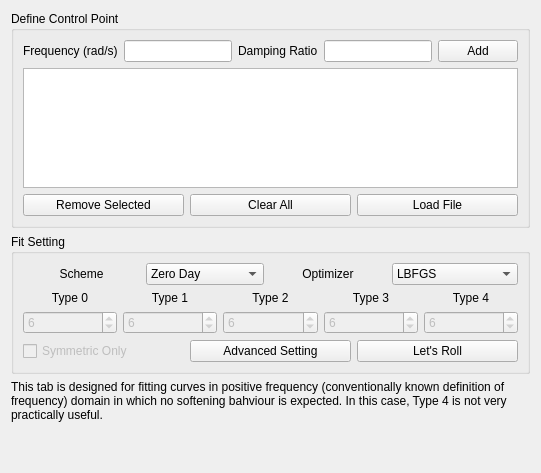
          <widget class="QWidget" name="fit">
           <attribute name="title">
            <string>Fit Need</string>
           </attribute>
           <layout class="QVBoxLayout" name="verticalLayout_3">
            <item>
             <widget class="QGroupBox" name="cpBox">
              <property name="title">
               <string>Define Control Point</string>
              </property>
              <layout class="QVBoxLayout" name="verticalLayout_6">
               <item>
                <layout class="QHBoxLayout" name="cpSet">
                 <item>
                  <widget class="QLabel" name="cpOmegaLabel">
                   <property name="text">
                    <string>Frequency (rad/s)</string>
                   </property>
                  </widget>
                 </item>
                 <item>
                  <widget class="QLineEdit" name="cpOmega"/>
                 </item>
                 <item>
                  <widget class="QLabel" name="cpZetaLabel">
                   <property name="text">
                    <string>Damping Ratio</string>
                   </property>
                  </widget>
                 </item>
                 <item>
                  <widget class="QLineEdit" name="cpZeta"/>
                 </item>
                 <item>
                  <widget class="QPushButton" name="addControlPoint">
                   <property name="sizePolicy">
                    <sizepolicy hsizetype="Preferred" vsizetype="Preferred">
                     <horstretch>0</horstretch>
                     <verstretch>0</verstretch>
                    </sizepolicy>
                   </property>
                   <property name="text">
                    <string>Add</string>
                   </property>
                  </widget>
                 </item>
                </layout>
               </item>
               <item>
                <widget class="QTableView" name="controlPointTable">
                 <property name="sizePolicy">
                  <sizepolicy hsizetype="Preferred" vsizetype="Preferred">
                   <horstretch>0</horstretch>
                   <verstretch>0</verstretch>
                  </sizepolicy>
                 </property>
                 <property name="minimumSize">
                  <size>
                   <width>0</width>
                   <height>100</height>
                  </size>
                 </property>
                 <property name="maximumSize">
                  <size>
                   <width>16777215</width>
                   <height>120</height>
                  </size>
                 </property>
                 <property name="font">
                  <font/>
                 </property>
                 <property name="autoFillBackground">
                  <bool>true</bool>
                 </property>
                 <property name="editTriggers">
                  <set>QAbstractItemView::EditTrigger::NoEditTriggers</set>
                 </property>
                 <property name="alternatingRowColors">
                  <bool>true</bool>
                 </property>
                 <property name="sortingEnabled">
                  <bool>true</bool>
                 </property>
                </widget>
               </item>
               <item>
                <layout class="QHBoxLayout" name="horizontalLayout">
                 <item>
                  <widget class="QPushButton" name="removeSelectedControlPoint">
                   <property name="text">
                    <string>Remove Selected</string>
                   </property>
                  </widget>
                 </item>
                 <item>
                  <widget class="QPushButton" name="clearAllControlPoints">
                   <property name="text">
                    <string>Clear All</string>
                   </property>
                  </widget>
                 </item>
                 <item>
                  <widget class="QPushButton" name="loadCP">
                   <property name="text">
                    <string>Load File</string>
                   </property>
                  </widget>
                 </item>
                </layout>
               </item>
              </layout>
             </widget>
            </item>
            <item>
             <widget class="QGroupBox" name="groupBox">
              <property name="title">
               <string>Fit Setting</string>
              </property>
              <layout class="QVBoxLayout" name="verticalLayout_8">
               <item>
                <layout class="QHBoxLayout" name="horizontalLayout_3">
                 <item>
                  <widget class="QLabel" name="label">
                   <property name="whatsThis">
                    <string>&lt;html&gt;&lt;head/&gt;&lt;body&gt;&lt;p&gt;&lt;br/&gt;&lt;/p&gt;&lt;/body&gt;&lt;/html&gt;</string>
                   </property>
                   <property name="text">
                    <string>Scheme</string>
                   </property>
                   <property name="alignment">
                    <set>Qt::AlignmentFlag::AlignCenter</set>
                   </property>
                  </widget>
                 </item>
                 <item>
                  <widget class="QComboBox" name="optimizationScheme">
                   <property name="whatsThis">
                    <string>&lt;html&gt;&lt;head/&gt;&lt;body&gt;&lt;p&gt;Define how the optimization shall be performed. There are different schemes using different strategies with different types to suit different demands.&lt;/p&gt;&lt;/body&gt;&lt;/html&gt;</string>
                   </property>
                   <item>
                    <property name="text">
                     <string>Zero Day</string>
                    </property>
                   </item>
                   <item>
                    <property name="text">
                     <string>Unicorn</string>
                    </property>
                   </item>
                   <item>
                    <property name="text">
                     <string>Two Cities</string>
                    </property>
                   </item>
                   <item>
                    <property name="text">
                     <string>Three Wise Men</string>
                    </property>
                   </item>
                  </widget>
                 </item>
                 <item>
                  <widget class="QLabel" name="label_2">
                   <property name="text">
                    <string>Optimizer</string>
                   </property>
                   <property name="alignment">
                    <set>Qt::AlignmentFlag::AlignCenter</set>
                   </property>
                  </widget>
                 </item>
                 <item>
                  <widget class="QComboBox" name="optimizerList">
                   <property name="currentIndex">
                    <number>0</number>
                   </property>
                   <item>
                    <property name="text">
                     <string>LBFGS</string>
                    </property>
                   </item>
                   <item>
                    <property name="text">
                     <string>Gradient Descent</string>
                    </property>
                   </item>
                   <item>
                    <property name="text">
                     <string>AugLagrangian</string>
                    </property>
                   </item>
                  </widget>
                 </item>
                </layout>
               </item>
               <item>
                <layout class="QGridLayout" name="gridLayout">
                 <item row="0" column="0">
                  <widget class="QLabel" name="labelT0">
                   <property name="text">
                    <string>Type 0</string>
                   </property>
                   <property name="alignment">
                    <set>Qt::AlignmentFlag::AlignCenter</set>
                   </property>
                  </widget>
                 </item>
                 <item row="0" column="1">
                  <widget class="QLabel" name="labelT1">
                   <property name="text">
                    <string>Type 1</string>
                   </property>
                   <property name="alignment">
                    <set>Qt::AlignmentFlag::AlignCenter</set>
                   </property>
                  </widget>
                 </item>
                 <item row="0" column="2">
                  <widget class="QLabel" name="labelT2">
                   <property name="text">
                    <string>Type 2</string>
                   </property>
                   <property name="alignment">
                    <set>Qt::AlignmentFlag::AlignCenter</set>
                   </property>
                  </widget>
                 </item>
                 <item row="0" column="3">
                  <widget class="QLabel" name="labelT3">
                   <property name="text">
                    <string>Type 3</string>
                   </property>
                   <property name="alignment">
                    <set>Qt::AlignmentFlag::AlignCenter</set>
                   </property>
                  </widget>
                 </item>
                 <item row="0" column="4">
                  <widget class="QLabel" name="labelT4">
                   <property name="text">
                    <string>Type 4</string>
                   </property>
                   <property name="alignment">
                    <set>Qt::AlignmentFlag::AlignCenter</set>
                   </property>
                  </widget>
                 </item>
                 <item row="1" column="0">
                  <widget class="QSpinBox" name="numberT0">
                   <property name="enabled">
                    <bool>false</bool>
                   </property>
                   <property name="whatsThis">
                    <string>&lt;html&gt;&lt;head/&gt;&lt;body&gt;&lt;p&gt;Set the indicative number of Type 0 shall be used in the optimization. It may or may not be used depending on different schemes selected.&lt;/p&gt;&lt;/body&gt;&lt;/html&gt;</string>
                   </property>
                   <property name="maximum">
                    <number>200</number>
                   </property>
                   <property name="singleStep">
                    <number>1</number>
                   </property>
                   <property name="value">
                    <number>6</number>
                   </property>
                  </widget>
                 </item>
                 <item row="1" column="1">
                  <widget class="QSpinBox" name="numberT1">
                   <property name="enabled">
                    <bool>false</bool>
                   </property>
                   <property name="whatsThis">
                    <string>&lt;html&gt;&lt;head/&gt;&lt;body&gt;&lt;p&gt;Set the indicative number of Type 1 shall be used in the optimization. It may or may not be used depending on different schemes selected.&lt;/p&gt;&lt;/body&gt;&lt;/html&gt;</string>
                   </property>
                   <property name="maximum">
                    <number>200</number>
                   </property>
                   <property name="value">
                    <number>6</number>
                   </property>
                  </widget>
                 </item>
                 <item row="1" column="2">
                  <widget class="QSpinBox" name="numberT2">
                   <property name="enabled">
                    <bool>false</bool>
                   </property>
                   <property name="whatsThis">
                    <string>&lt;html&gt;&lt;head/&gt;&lt;body&gt;&lt;p&gt;Set the indicative number of Type 2 shall be used in the optimization. It may or may not be used depending on different schemes selected.&lt;/p&gt;&lt;/body&gt;&lt;/html&gt;</string>
                   </property>
                   <property name="maximum">
                    <number>200</number>
                   </property>
                   <property name="value">
                    <number>6</number>
                   </property>
                  </widget>
                 </item>
                 <item row="1" column="3">
                  <widget class="QSpinBox" name="numberT3">
                   <property name="enabled">
                    <bool>false</bool>
                   </property>
                   <property name="whatsThis">
                    <string>&lt;html&gt;&lt;head/&gt;&lt;body&gt;&lt;p&gt;Set the indicative number of Type 3 shall be used in the optimization. It may or may not be used depending on different schemes selected.&lt;/p&gt;&lt;/body&gt;&lt;/html&gt;</string>
                   </property>
                   <property name="maximum">
                    <number>200</number>
                   </property>
                   <property name="value">
                    <number>6</number>
                   </property>
                  </widget>
                 </item>
                 <item row="1" column="4">
                  <widget class="QSpinBox" name="numberT4">
                   <property name="enabled">
                    <bool>false</bool>
                   </property>
                   <property name="whatsThis">
                    <string>&lt;html&gt;&lt;head/&gt;&lt;body&gt;&lt;p&gt;Set the indicative number of Type 4 shall be used in the optimization. It may or may not be used depending on different schemes selected.&lt;/p&gt;&lt;/body&gt;&lt;/html&gt;</string>
                   </property>
                   <property name="maximum">
                    <number>200</number>
                   </property>
                   <property name="value">
                    <number>6</number>
                   </property>
                  </widget>
                 </item>
                </layout>
               </item>
               <item>
                <layout class="QHBoxLayout" name="horizontalLayout_4">
                 <item>
                  <widget class="QCheckBox" name="switchSymmetry">
                   <property name="enabled">
                    <bool>false</bool>
                   </property>
                   <property name="text">
                    <string>Symmetric Only</string>
                   </property>
                  </widget>
                 </item>
                 <item>
                  <widget class="QPushButton" name="advancedSetting">
                   <property name="text">
                    <string>Advanced Setting</string>
                   </property>
                  </widget>
                 </item>
                 <item>
                  <widget class="QPushButton" name="fitData">
                   <property name="text">
                    <string>Let's Roll</string>
                   </property>
                  </widget>
                 </item>
                </layout>
               </item>
              </layout>
             </widget>
            </item>
            <item>
             <widget class="QLabel" name="positiveNote">
              <property name="text">
               <string>&lt;html&gt;&lt;head/&gt;&lt;body&gt;&lt;p&gt;This tab is designed for fitting curves in positive frequency (conventionally known definition of frequency) domain in which no softening bahviour is expected. In this case, Type 4 is not very practically useful.&lt;/p&gt;&lt;/body&gt;&lt;/html&gt;</string>
              </property>
              <property name="wordWrap">
               <bool>true</bool>
              </property>
             </widget>
            </item>
            <item>
             <spacer name="verticalSpacer_2">
              <property name="orientation">
               <enum>Qt::Orientation::Vertical</enum>
              </property>
              <property name="sizeHint" stdset="0">
               <size>
                <width>20</width>
                <height>40</height>
               </size>
              </property>
             </spacer>
            </item>
           </layout>
          </widget>
